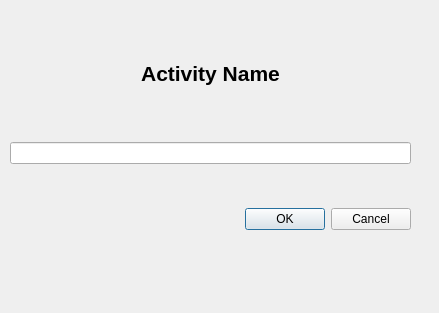
<?xml version="1.0" encoding="UTF-8"?>
<ui version="4.0">
 <class>Dialog</class>
 <widget class="QDialog" name="Dialog">
  <property name="geometry">
   <rect>
    <x>0</x>
    <y>0</y>
    <width>439</width>
    <height>313</height>
   </rect>
  </property>
  <property name="windowTitle">
   <string>Dialog</string>
  </property>
  <widget class="QWidget" name="">
   <property name="geometry">
    <rect>
     <x>10</x>
     <y>10</y>
     <width>401</width>
     <height>261</height>
    </rect>
   </property>
   <layout class="QVBoxLayout" name="verticalLayout">
    <item>
     <widget class="QLabel" name="activtiy">
      <property name="maximumSize">
       <size>
        <width>16777215</width>
        <height>50</height>
       </size>
      </property>
      <property name="font">
       <font>
        <pointsize>16</pointsize>
        <weight>75</weight>
        <bold>true</bold>
       </font>
      </property>
      <property name="text">
       <string>Activity Name</string>
      </property>
      <property name="alignment">
       <set>Qt::AlignCenter</set>
      </property>
     </widget>
    </item>
    <item>
     <widget class="QLineEdit" name="lineEdit"/>
    </item>
    <item>
     <widget class="QDialogButtonBox" name="buttonBox">
      <property name="orientation">
       <enum>Qt::Horizontal</enum>
      </property>
      <property name="standardButtons">
       <set>QDialogButtonBox::Cancel|QDialogButtonBox::Ok</set>
      </property>
     </widget>
    </item>
   </layout>
  </widget>
 </widget>
 <resources/>
 <connections>
  <connection>
   <sender>buttonBox</sender>
   <signal>accepted()</signal>
   <receiver>Dialog</receiver>
   <slot>accept()</slot>
   <hints>
    <hint type="sourcelabel">
     <x>248</x>
     <y>254</y>
    </hint>
    <hint type="destinationlabel">
     <x>157</x>
     <y>274</y>
    </hint>
   </hints>
  </connection>
  <connection>
   <sender>buttonBox</sender>
   <signal>rejected()</signal>
   <receiver>Dialog</receiver>
   <slot>reject()</slot>
   <hints>
    <hint type="sourcelabel">
     <x>316</x>
     <y>260</y>
    </hint>
    <hint type="destinationlabel">
     <x>286</x>
     <y>274</y>
    </hint>
   </hints>
  </connection>
 </connections>
</ui>
